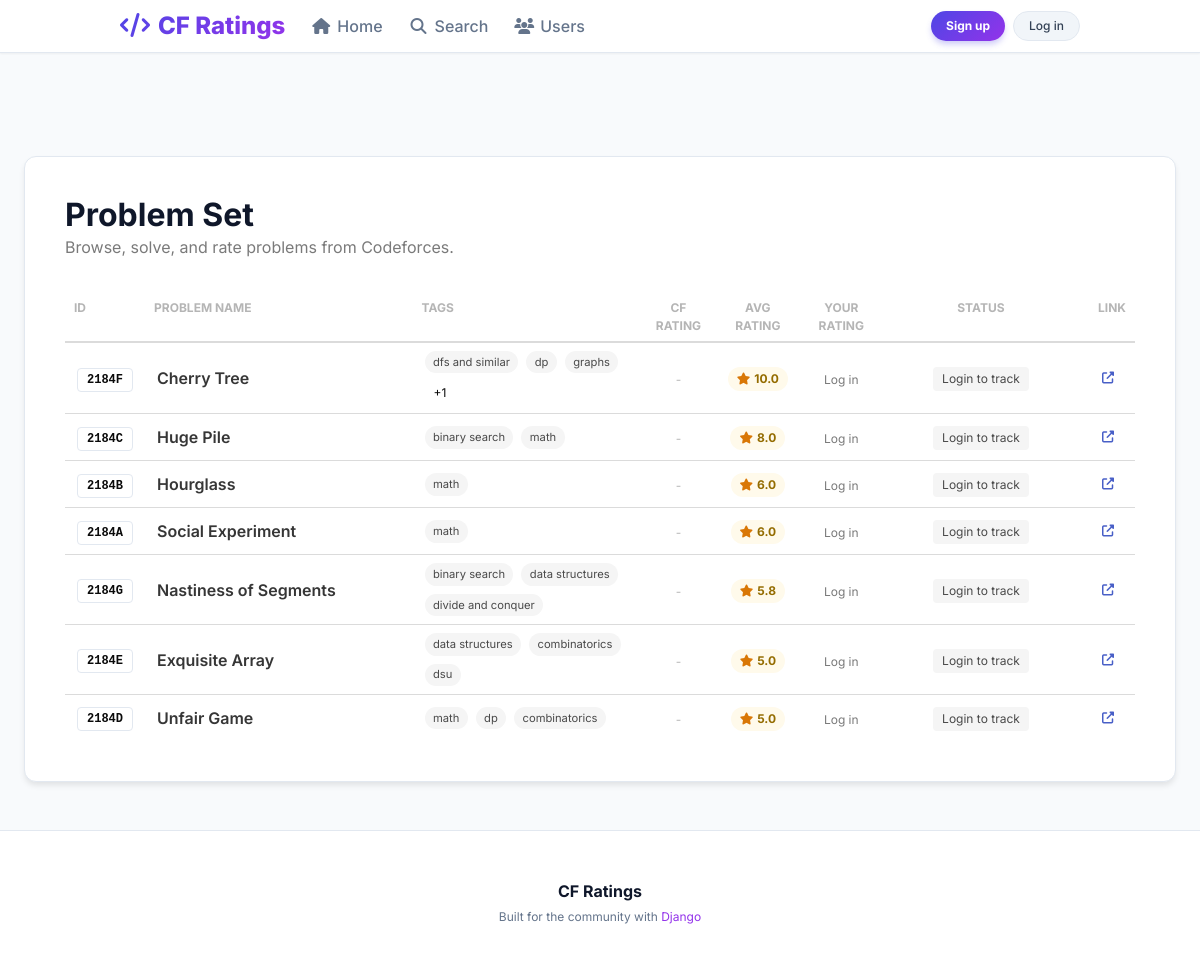
The page / on the database its author committed.
### problems/models.py (models this page shows, shortened)
class Problem(models.Model):
    name = models.CharField(max_length=255)
    problem_id = models.CharField(max_length=20, unique=True)  # e.g., 2184G
    contest_id = models.IntegerField()
    index = models.CharField(max_length=10)
    tags = models.ManyToManyField(Tag, related_name='problems')
    average_rating = models.FloatField(default=0.0)
    codeforces_rating = models.IntegerField(blank=True, null=True)
    codeforces_rating_estimated = models.BooleanField(default=False)
    owner = models.ForeignKey(settings.AUTH_USER_MODEL, on_delete=models.SET_NULL, null=True, related_name='owned_problems')

class Tag(models.Model):
    name = models.CharField(max_length=50, unique=True)

### problems/views.py (the view)
# urls.py: path('', views.HomeView.as_view(), name='home'),
class HomeView(ListView):
    model = Problem
    template_name = 'home.html'
    context_object_name = 'problems'
    def get_queryset(self):
        return Problem.objects.prefetch_related('tags').order_by('-average_rating').distinct()
    def get_context_data(self, **kwargs):
        context = super().get_context_data(**kwargs)
        context['rating_choices'] = list(range(0, 11))
        problems = list(context.get('problems', []))
        if self.request.user.is_authenticated:
            user_ratings = Rating.objects.filter(user=self.request.user, problem__in=problems)
            rating_map = {r.problem.problem_id: r.value for r in user_ratings}
            user_problems = UserProblem.objects.filter(user=self.request.user, problem__in=problems)
            status_map = {up.problem.problem_id: up.status for up in user_problems}
        else:
            rating_map = {}
            status_map = {}
        for p in problems:
            p.user_rating = rating_map.get(p.problem_id)
            p.user_status = status_map.get(p.problem_id)
        context['problems'] = problems
        return context

### templates/home.html (shortened to what this page needs)
{% extends 'base.html' %}
{% block content %}
<div class="columns is-vcentered mb-5">
    <div class="column">
        <h1 class="title is-3 has-text-weight-bold" style="color: #0f172a;">
            Problem Set
        </h1>
        <p class="subtitle is-6 has-text-grey">
            Browse, solve, and rate problems from Codeforces.
        </p>
    </div>
    <div class="column is-narrow">
    </div>
</div>
<div class="card" style="border: none; box-shadow: none;">
  <div class="card-content p-0">
    <div class="table-container">
      <table class="table is-fullwidth is-hoverable" style="background: transparent;">
        <thead>
          <tr style="border-bottom: 2px solid #f1f5f9;">
            <th class="has-text-grey-light is-size-7 is-uppercase">ID</th>
            <th class="has-text-grey-light is-size-7 is-uppercase" style="width: 25%;">Problem Name</th>
            <th class="has-text-grey-light is-size-7 is-uppercase">Tags</th>
            <th class="has-text-grey-light is-size-7 is-uppercase has-text-centered">CF Rating</th>
            <th class="has-text-grey-light is-size-7 is-uppercase has-text-centered">Avg Rating</th>
            <th class="has-text-grey-light is-size-7 is-uppercase has-text-centered">Your Rating</th>
            <th class="has-text-grey-light is-size-7 is-uppercase has-text-centered" style="width: 200px;">Status</th>
            <th class="has-text-grey-light is-size-7 is-uppercase has-text-right">Link</th>
          </tr>
        </thead>
        <tbody>
          {% for p in problems %}
            <tr style="transition: background-color 0.2s;">
              <td class="is-vcentered">
                <span class="tag is-white has-text-weight-bold" style="border: 1px solid #e2e8f0; font-family: monospace;">
                    {{ p.problem_id }}
                </span>
              </td>
              <td class="is-vcentered">
                <a href="{% url 'problem_detail' p.problem_id %}" class="has-text-weight-semibold has-text-dark" style="text-decoration: none;">
                  {{ p.name }}
                </a>
              </td>
              <td class="is-vcentered">
                <div class="tags">
                  {% for t in p.tags.all|slice:":3" %}
                    <span class="tag is-light is-rounded is-small" style="font-size: 0.7rem;">
                      {{ t.name }}
                    </span>
                  {% empty %}
                    <span class="is-size-7 has-text-grey-light">-</span>
                  {% endfor %}
                  {% if p.tags.all|length > 3 %}
                    <span class="tag is-white is-rounded is-small">+{{ p.tags.all|length|add:"-3" }}</span>
                  {% endif %}
                </div>
              </td>
              <td class="is-vcentered has-text-centered">
                {% if p.codeforces_rating %}
                  <span class="tag is-info is-light is-rounded has-text-weight-semibold">
                    {{ p.codeforces_rating }}{% if p.codeforces_rating_estimated %} <span class="is-size-7 has-text-warning">(est)</span>{% endif %}
                  </span>
                {% else %}
                  <span class="has-text-grey-light is-size-7">-</span>
                {% endif %}
              </td>
              <td class="is-vcentered has-text-centered">
                {% if p.average_rating > 0 %}
                  <span class="tag is-warning is-light is-rounded has-text-weight-bold">
                    <i class="fas fa-star mr-1" style="color: #d97706;"></i> {{ p.average_rating|floatformat:1 }}
                  </span>
                {% else %}
                  <span class="has-text-grey-light is-size-7">-</span>
                {% endif %}
              </td>
              <td class="is-vcentered">
                {% if user.is_authenticated %}
                  <form method="post" action="{% url 'rate_problem' p.problem_id %}" class="is-flex is-justify-content-center">
                    {% csrf_token %}
                    <input type="hidden" name="next" value="{{ request.path }}">
                    <div class="field has-addons">
                      <div class="control">
                        <div class="select is-small is-rounded">
                          <select name="value" style="border-color: #e2e8f0;">
                            <option value="0" {% if p.user_rating == 0 %}selected{% endif %}>-</option>
                            {% for val in rating_choices %}
                              {% if val > 0 %}
                                <option value="{{ val }}" {% if p.user_rating == val %}selected{% endif %}>{{ val }}</option>
                              {% endif %}
                            {% endfor %}
                          </select>
                        </div>
                      </div>
                      <div class="control">
                        <button class="button is-small is-primary is-light is-rounded" title="Save Rating">
                          <i class="fas fa-check"></i>
                        </button>
                      </div>
                    </div>
                  </form>
                {% else %}
                  <div class="has-text-centered">
                      <a href="{% url 'login' %}" class="is-size-7 has-text-grey">Log in</a>
                  </div>
                {% endif %}
              </td>
              <td class="is-vcentered has-text-centered">
                {% if user.is_authenticated %}
                  <div class="buttons is-centered are-small">
                    <form method="post" action="{% url 'mark_problem' p.problem_id %}" style="margin-bottom: 0;">
                        {% csrf_token %}
                        <input type="hidden" name="status" value="pending">
                        <input type="hidden" name="next" value="{{ request.path }}">
                        <button class="button {% if p.user_status == 'pending' %}is-warning{% else %}is-light{% endif %} is-rounded">
                            <span class="icon is-small"><i class="fas fa-clock"></i></span>
                            <span>Pending</span>
                        </button>
                    </form>
                    <form method="post" action="{% url 'mark_problem' p.problem_id %}" style="margin-bottom: 0;">
                        {% csrf_token %}
                        <input type="hidden" name="status" value="solved">
                        <input type="hidden" name="next" value="{{ request.path }}">
                        <button class="button {% if p.user_status == 'solved' %}is-success{% else %}is-light{% endif %} is-rounded">
                            <span class="icon is-small"><i class="fas fa-check"></i></span>
                            <span>Solved</span>
                        </button>
                    </form>
                  </div>
                {% else %}
                   <span class="tag is-light">Login to track</span>
                {% endif %}
              </td>
              <td class="is-vcentered has-text-right">
                <a class="button is-small is-ghost"
                   href="https://codeforces.com/problemset/problem/{{ p.contest_id }}/{{ p.index }}"
                   target="_blank" rel="noopener noreferrer">
                  <span class="icon is-small"><i class="fas fa-external-link-alt"></i></span>
                </a>
              </td>
            </tr>
          {% endfor %}
        </tbody>
      </table>
    </div>
  </div>
</div>
{% endblock %}

### templates/base.html (style rules this page uses)
:root { --bg-color: #f8fafc; --card-bg: #ffffff; --text-color: #334155; --title-color: #0f172a; --primary-color: #4f46e5; --primary-gradient: linear-gradient(135deg, #4f46e5, #9333ea); }
body { background-color: var(--bg-color); color: var(--text-color); font-family: 'Inter', sans-serif; min-height: 100vh; display: flex; flex-direction: column; }
.card { background-color: var(--card-bg); border: 1px solid #e2e8f0; border-radius: 12px; box-shadow: 0 4px 6px -1px rgba(0, 0, 0, 0.1); color: var(--text-color); }
.card-content { padding: 2.5rem; }
.title { color: var(--title-color); }
.subtitle { color: #64748b; }

### rows shown on the page
Problem: problem_id "2184F", name "Cherry Tree", tags.all|length "1", average_rating "10.0"
Tag: name "dfs and similar"
Tag: name "dp"
Tag: name "graphs"
Problem: problem_id "2184C", name "Huge Pile", average_rating "8.0"
Tag: name "binary search"
Tag: name "math"
Problem: problem_id "2184B", name "Hourglass", average_rating "6.0"
Problem: problem_id "2184A", name "Social Experiment", average_rating "6.0"
Problem: problem_id "2184G", name "Nastiness of Segments", average_rating "5.8"
Tag: name "data structures"
Tag: name "divide and conquer"
Problem: problem_id "2184E", name "Exquisite Array", average_rating "5.0"
Tag: name "combinatorics"
Tag: name "dsu"
Problem: problem_id "2184D", name "Unfair Game", average_rating "5.0"
